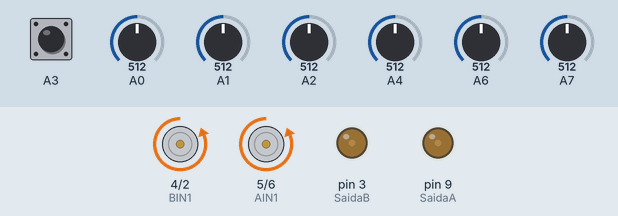
Recording of a sketch running on a simulated Arduino Nano, built with avr-gcc and run on an emulated ATmega328P. Shown: motor-driver pin pairs drawn as motors (green arrow = first pin HIGH = forward, orange = second pin HIGH = backward, longer = more drive), output pins drawn as LEDs (lit = HIGH). Inputs (shaded band) come from the test bench; at power-on: A3 LOW, A1 = 512, A2 = 512, A4 = 512, A6 = 512, A0 = 512, A7 = 512. What the sketch prints to the serial monitor is not drawn.

Above: at 1.1 s.
1.2 s: A3 pulsed HIGH 5 times (0.12 s each, 0.3 s apart)
At 2.9 s:
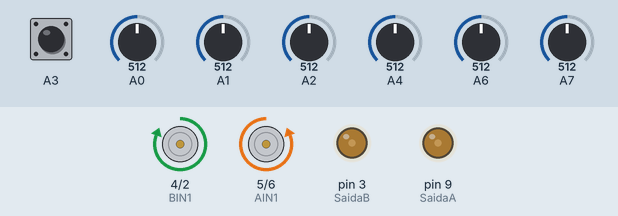
4.2 s: A1 set to 716
At 4.9 s:
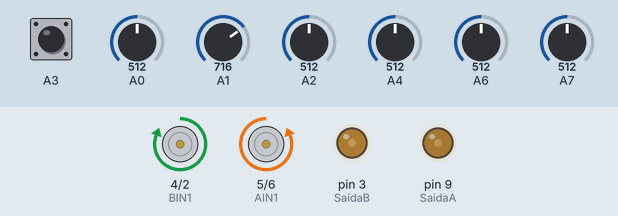
7.0 s: A2 set to 992
At 7.13 s:
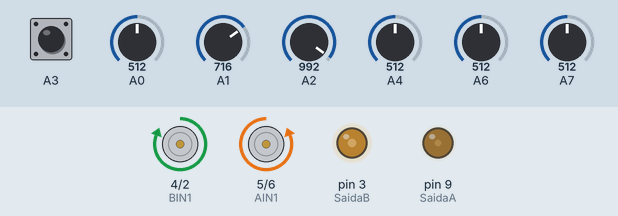
10.0 s: A2 set to 30
13.0 s: A4 set to 716
At 13.2 s:
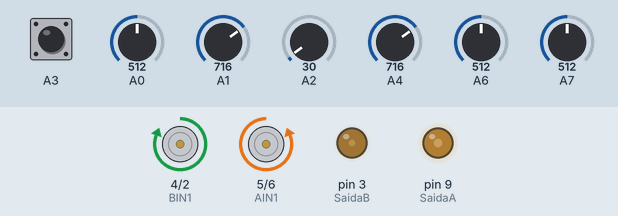
14.5 s: A6 set to 992
At 41.1 s:
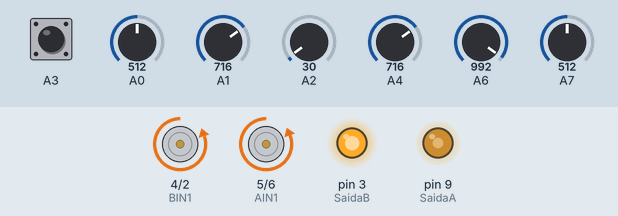
Timing chart, 0 to 41.3 s (numbered marks = the images above; inputs shaded):
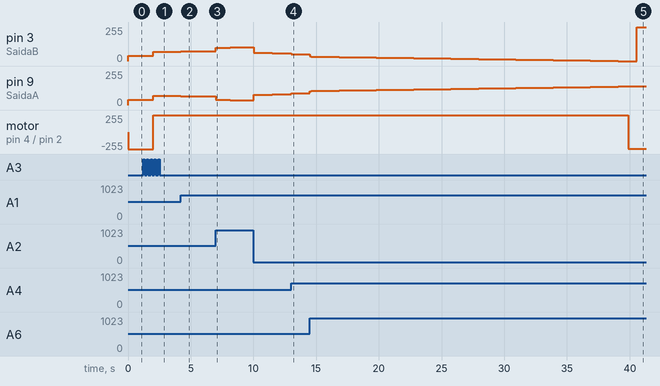

Measured:
- after the input at 1.2 s, pin 3 (SaidaB): 40/255 → 70/255 after 0.80 s; pin 9 (SaidaA): 39/255 → 70/255 after 0.80 s; motor on pin 4 (BIN1) / pin 2 (BIN2): backward 255/255 → forward 255/255 after 0.80 s
- after the input at 4.2 s, pin 3 (SaidaB): 70/255 → 74/255 at once, → 75/255 1.3 s later; pin 9 (SaidaA): 70/255 → 65/255 at once, → 64/255 1.3 s later
- after the input at 7.0 s, pin 3 (SaidaB): moves from 75/255 to 104/255 over 3.0 s, starting at once; pin 9 (SaidaA): moves from 64/255 to 35/255 over 3.0 s, starting at once
- after the input at 13.0 s, pin 3 (SaidaB): 60/255 → 52/255 at once, → 51/255 0.39 s later; pin 9 (SaidaA): 79/255 → 87/255 at once, → 88/255 0.39 s later
- after the input at 14.5 s, motor on pin 4 (BIN1) / pin 2 (BIN2): forward 255/255 → backward 253/255 after 25.4 s

The sketch:

calibracao_com_contador.ino
```cpp
// Este código tem como objetivo ser a continuação do ReadLine manual
// utilizando a ideia da linha ser branca e o fundo ser preto.
//

// PWM         50     -----       60     -----       70     -----       80    -----    100    -----           -----
// Kp:      0.043     -----     0.04     -----     0.043    -----     0.19    -----           -----           -----
// Ki:          0     -----        0     -----     0.00001  -----             -----           -----           -----
// Kd:       0.20     -----      0.3     -----      0.24    -----      0.9    -----           -----           -----
// Tensão:      -     -----     7.97     -----     7.67     -----     7.32    -----           -----           -----

#include <QTRSensors.h>

#define SaidaA 9
#define SaidaB 3

//Lado direito
#define AIN2 6 // Quando em HIGH, roda direita anda para frente
#define AIN1 5

//Lado Esquerdo
#define BIN1 4 // Quando em HIGH, roda esquerda anda para frente
#define BIN2 2

double Kp = 0.045, Kd = 0.27, Ki = 0.00001; // Variáveis que são modificadas no PID
int PWM = 70; // valor da força do motor em linha reta

double erro, p, d, erroAnterior = 0, i, integral = 0, Turn = 0; //Área PID
double MotorA, MotorB; // Tensao enviada pelo PID

double leitura1 = 0, leitura2 = 0; // Método usado com o readCalibrated

double valorLine, numerador, denominador, somador; // Método usado para imitar o readLine();

int position_line = 0; // Método com o Read Line;

int contador = 0, acionador = 0; // Borda

QTRSensorsRC borda ((unsigned char[]) {A3}, 1); //Sensor de borda
QTRSensorsAnalog qtra  ((unsigned char[]) {A2, A1, A0, A7, A6, A4}, 6); //Sensores frontais

unsigned int sensor_values[6];
unsigned int BordaValor[1];

void setup() {
  Serial.begin(9600); // Comunicacao com o Serial

  pinMode(A0,      INPUT);
  pinMode(A1,      INPUT);
  pinMode(A2,      INPUT);
  pinMode(A3,      INPUT);
  pinMode(A4,      INPUT);
  pinMode(A6,      INPUT);
  pinMode(A7,      INPUT);
  pinMode(AIN1,   OUTPUT);
  pinMode(AIN2,   OUTPUT);
  pinMode(BIN1,   OUTPUT);
  pinMode(BIN2,   OUTPUT);
  pinMode(MotorA, OUTPUT);
  pinMode(MotorB, OUTPUT);

  //----> Calibração do sensor de borda <----\\
  digitalWrite(AIN1, LOW);
  digitalWrite(AIN2, HIGH);
  digitalWrite(BIN2, HIGH);
  digitalWrite(BIN1, LOW);
  analogWrite(SaidaA, 39);
  analogWrite(SaidaB, 40);

  Serial.println("Iniciando calibração do sensor de borda...");

  while (contador < 4)
    {
      qtra.calibrate();
      delay(20);
      borda.calibrate();
      delay(20);

      borda.readCalibrated(BordaValor);
      delay(20);

      if ((BordaValor[0] < 550) && (acionador == 0))
        {
          contador++;
          acionador = 1;
          digitalWrite(13, HIGH);
          delay(20);
        }

      if ((BordaValor[0] > 550) && (acionador == 1))
        {
          acionador = 0;
          digitalWrite(13, LOW);
        }
    }

  digitalWrite(AIN1, LOW);
  digitalWrite(AIN2, HIGH);
  digitalWrite(BIN2, HIGH);
  digitalWrite(BIN1, LOW);
  analogWrite(SaidaA, LOW);
  analogWrite(SaidaB, LOW);

  contador = 0;
}


void loop() {

//  leitura1 = 0;
//  leitura2 = 0;

  //qtra.readCalibrated(sensor_values);
  borda.readCalibrated(BordaValor);

  //---->

  position_line = qtra.readLine(sensor_values,QTR_EMITTERS_ON,1 );
  erro = position_line - 2500;


  //----> Variáveis usadas no método ReadLine <----\\

//  somador = 0;
//  numerador = 0;
//  denominador = 0;

  //----> Método Usando o ReadCalibrated() <----\\

//  for(int i= 0; i<3; i++){
//      leitura1 += sensor_values[i];
//      leitura2 += sensor_values[i+3];
//    }
//  erro = leitura1 - leitura2;

  //----> Area do Sensor de Borda <----\\
/
  if ((BordaValor[0] < 550) && (acionador == 0))
    {
      contador++;
      acionador = 1;
    }

  if ((BordaValor[0] > 550) && (acionador == 1))
    {
      acionador = 0;
    }

  if (contador == 6)
    {
      analogWrite(SaidaA, LOW);
      analogWrite(SaidaB, LOW);
    }
  else {

    //----> Método Usando o ReadLine <----\\

//  for (int i = 0; i < 6; i++)
//    {
//      numerador += somador*(1000 - sensor_values[i]);
//      denominador += sensor_values[i];
//      somador += 1000;
//    }
//
//  //----> Erro <----\\
//
//  valorLine = numerador/denominador;
//  erro = valorLine - 2500;

  //--------------->AREA DO PID<---------------\\

  p = erro * Kp; // Proporcao

  integral += erro; // Integral
  i = Ki * integral;

  d = Kd * (erro - erroAnterior); // Derivada
  erroAnterior = erro;

  Turn = p + i + d;

  MotorA = PWM - Turn;
  MotorB = PWM + Turn;

  //--------------->AREA DO SENTIDO DAS RODAS<---------------\\

  digitalWrite(AIN1, LOW);
  digitalWrite(AIN2, HIGH);
  digitalWrite(BIN2, LOW);
  digitalWrite(BIN1, HIGH);

  if (MotorA < 0) // Giro para a direita
    {
      digitalWrite(AIN1, HIGH);
      digitalWrite(AIN2, LOW);
    }
  if (MotorB < 0) // Giro para a esquerda
    {
      digitalWrite(BIN2, HIGH);
      digitalWrite(BIN1, LOW);
    }

  analogWrite(SaidaA, MotorA);
  analogWrite(SaidaB, MotorB);
  }

}
```
